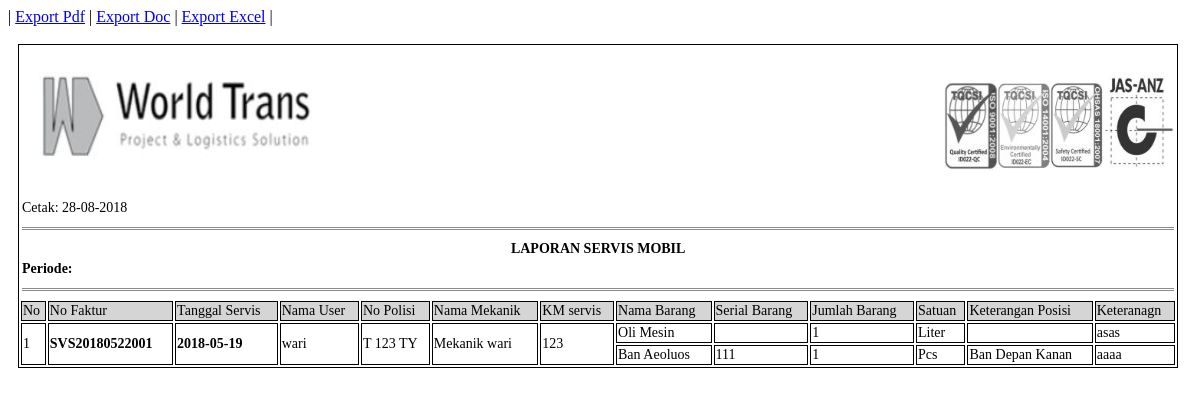
The page /pro_lap_servis.php?lap_svs_fak=SVS20180522001 on the database its author committed.
### tables this page shows
CREATE TABLE `tbl_servis` (
  `svs_id` varchar(20) NOT NULL,
  `usr_id` int(11) NOT NULL,
  `mbl_id` int(11) NOT NULL,
  `mk_id` int(11) NOT NULL,
  `svs_km` varchar(10) NOT NULL,
  `svs_tanggal` date NOT NULL
);

CREATE TABLE `tbl_user` (
  `usr_id` int(11) NOT NULL,
  `usr_status` varchar(5) NOT NULL,
  `usr_nama` varchar(20) NOT NULL,
  `usr_jk` varchar(10) NOT NULL,
  `usr_tempat_lahir` varchar(20) NOT NULL,
  `usr_tgl_lahir` date NOT NULL,
  `usr_alamat` varchar(50) NOT NULL,
  `usr_email` varchar(30) NOT NULL,
  `usr_tlp` varchar(13) NOT NULL,
  `usr_pass` varchar(6) NOT NULL
);

CREATE TABLE `tbl_mobil` (
  `mbl_id` int(11) NOT NULL,
  `spr_id` int(11) DEFAULT NULL,
  `mbl_nopol` varchar(15) NOT NULL,
  `mbl_km_showroom` int(11) NOT NULL,
  `mbl_km_awal` int(11) NOT NULL,
  `mbl_tanggal` date NOT NULL
);

CREATE TABLE `tbl_mekanik` (
  `mk_id` int(11) NOT NULL,
  `mk_nama` varchar(20) DEFAULT NULL,
  `mk_jk` varchar(10) DEFAULT NULL,
  `mk_tempat_lahir` varchar(20) DEFAULT NULL,
  `mk_tgl_lahir` date DEFAULT NULL,
  `mk_alamat` varchar(50) DEFAULT NULL,
  `mk_email` varchar(30) DEFAULT NULL,
  `mk_tlp` varchar(13) DEFAULT NULL
);

CREATE TABLE `tbl_barang` (
  `brg_id` int(11) NOT NULL,
  `ktg_id` int(11) NOT NULL,
  `brg_nama` varchar(25) NOT NULL,
  `brg_stok` int(11) NOT NULL
);

CREATE TABLE `tbl_satuan` (
  `stn_id` int(11) NOT NULL,
  `stn_nama` varchar(20) NOT NULL
);

CREATE TABLE `tbl_keterangan_posisi` (
  `ket_id` int(11) NOT NULL,
  `ket_nama` varchar(45) DEFAULT NULL
);

### pro_lap_servis.php (the view, shortened to what this page needs)
<!DOCTYPE html PUBLIC "-//W3C//DTD XHTML 1.0 Strict//EN" "http://www.w3.org/TR/xhtml1/DTD/xhtml1-strict.dtd">
<html xmlns="http://www.w3.org/1999/xhtml" xml:lang="en">
<head>
</head>
<body>
	<?php
		@$lap_svs_fak=$_GET['lap_svs_fak'];
		@$lap_tgl_awal_svs=$_GET['lap_tgl_awal_svs'];
		@$lap_tgl_akhir_svs=$_GET['lap_tgl_akhir_svs'];
		@$lap_svs_mbl_id=$_GET['lap_svs_mbl_id'];
		@$lap_svs_ktg=$_GET['lap_svs_ktg_id'];
		if($lap_svs_fak!=""){
			$query=mysql_query("SELECT tbl_servis.*,
								tbl_servis_detail.*,
								tbl_user.usr_id,tbl_user.usr_nama,
								tbl_barang.brg_id,tbl_barang.brg_nama,
								tbl_mekanik.mk_id, tbl_mekanik.mk_nama,
								tbl_keterangan_posisi.ket_id, tbl_keterangan_posisi.ket_nama,
								tbl_mobil.mbl_id, tbl_mobil.mbl_nopol,
								tbl_kategori.*,
								tbl_satuan.*,
								(SELECT COUNT(tbl_servis_detail.svs_id) FROM tbl_servis_detail WHERE tbl_servis_detail.svs_id=tbl_servis.svs_id) AS baris
								FROM tbl_servis_detail
								INNER JOIN  tbl_servis ON tbl_servis.svs_id=tbl_servis_detail.svs_id
								INNER JOIN tbl_user ON tbl_user.usr_id=tbl_servis.usr_id
								INNER JOIN tbl_barang ON tbl_barang.brg_id=tbl_servis_detail.brg_id
								INNER JOIN tbl_kategori ON tbl_kategori.ktg_id=tbl_barang.ktg_id
								INNER JOIN tbl_satuan ON tbl_satuan.stn_id=tbl_kategori.stn_id
								INNER JOIN tbl_mekanik ON tbl_mekanik.mk_id=tbl_servis.mk_id
								LEFT JOIN tbl_keterangan_posisi ON tbl_keterangan_posisi.ket_id=tbl_servis_detail.ket_id
								INNER JOIN tbl_mobil ON tbl_mobil.mbl_id=tbl_servis.mbl_id
								WHERE tbl_servis_detail.svs_id='$lap_svs_fak'
								ORDER BY tbl_servis.svs_tanggal ASC")or die(mysql_error());
		}else if($lap_svs_mbl_id!=""){
				$query=mysql_query("SELECT tbl_servis.*,
								tbl_servis_detail.*,
								tbl_user.usr_id,tbl_user.usr_nama,
								tbl_barang.brg_id,tbl_barang.brg_nama,
								tbl_mekanik.mk_id, tbl_mekanik.mk_nama,
								tbl_keterangan_posisi.ket_id, tbl_keterangan_posisi.ket_nama,
								tbl_mobil.mbl_id, tbl_mobil.mbl_nopol,
								tbl_kategori.*,
								tbl_satuan.*,
								(SELECT COUNT(tbl_servis_detail.svs_id) FROM tbl_servis_detail WHERE tbl_servis_detail.svs_id=tbl_servis.svs_id) AS baris
								FROM tbl_servis_detail
								INNER JOIN  tbl_servis ON tbl_servis.svs_id=tbl_servis_detail.svs_id
								INNER JOIN tbl_user ON tbl_user.usr_id=tbl_servis.usr_id
								INNER JOIN tbl_barang ON tbl_barang.brg_id=tbl_servis_detail.brg_id
								INNER JOIN tbl_kategori ON tbl_kategori.ktg_id=tbl_barang.ktg_id
								INNER JOIN tbl_satuan ON tbl_satuan.stn_id=tbl_kategori.stn_id
								INNER JOIN tbl_mekanik ON tbl_mekanik.mk_id=tbl_servis.mk_id
								LEFT JOIN tbl_keterangan_posisi ON tbl_keterangan_posisi.ket_id=tbl_servis_detail.ket_id
								INNER JOIN tbl_mobil ON tbl_mobil.mbl_id=tbl_servis.mbl_id
								WHERE tbl_servis.mbl_id='$lap_svs_mbl_id'
								ORDER BY tbl_servis.svs_tanggal ASC ")or die(mysql_error());
		}else if($lap_svs_ktg!=""){
			$query=mysql_query("SELECT tbl_servis.*,
								tbl_servis_detail.*,
								tbl_user.usr_id,tbl_user.usr_nama,
								tbl_barang.brg_id,tbl_barang.brg_nama,
								tbl_mekanik.mk_id, tbl_mekanik.mk_nama,
								tbl_keterangan_posisi.ket_id, tbl_keterangan_posisi.ket_nama,
								tbl_mobil.mbl_id, tbl_mobil.mbl_nopol,
								tbl_kategori.*,
								tbl_satuan.*,
								(SELECT COUNT(tbl_servis_detail.svs_id) FROM tbl_servis_detail WHERE tbl_servis_detail.svs_id=tbl_servis.svs_id AND tbl_servis_detail.svs_serial!='') AS baris
								FROM tbl_servis_detail
								INNER JOIN  tbl_servis ON tbl_servis.svs_id=tbl_servis_detail.svs_id
								INNER JOIN tbl_user ON tbl_user.usr_id=tbl_servis.usr_id
								INNER JOIN tbl_barang ON tbl_barang.brg_id=tbl_servis_detail.brg_id
								INNER JOIN tbl_kategori ON tbl_kategori.ktg_id=tbl_barang.ktg_id
								INNER JOIN tbl_satuan ON tbl_satuan.stn_id=tbl_kategori.stn_id
								INNER JOIN tbl_mekanik ON tbl_mekanik.mk_id=tbl_servis.mk_id
								LEFT JOIN tbl_keterangan_posisi ON tbl_keterangan_posisi.ket_id=tbl_servis_detail.ket_id
								INNER JOIN tbl_mobil ON tbl_mobil.mbl_id=tbl_servis.mbl_id
								WHERE tbl_kategori.ktg_id='$lap_svs_ktg'
								ORDER BY tbl_servis.svs_id ASC ")or die(mysql_error());
		}
	 ?>
	| <a href="pro_lap_servis_pdf.php?lap_svs_fak=<?php echo $lap_svs_fak; ?>&lap_tgl_awal_svs=<?php echo $lap_tgl_awal_svs; ?>&lap_tgl_akhir_svs=<?php echo $lap_tgl_akhir_svs; ?>&lap_svs_mbl_id=<?php echo $lap_svs_mbl_id; ?>&lap_svs_ktg_id=<?php echo $lap_svs_ktg; ?>">Export Pdf</a> |
	<a href="pro_lap_servis_doc.php?lap_svs_fak=<?php echo $lap_svs_fak; ?>&lap_tgl_awal_svs=<?php echo $lap_tgl_awal_svs; ?>&lap_tgl_akhir_svs=<?php echo $lap_tgl_akhir_svs; ?>&lap_svs_mbl_id=<?php echo $lap_svs_mbl_id; ?>&lap_svs_ktg_id=<?php echo $lap_svs_ktg; ?>">Export Doc</a> |
	<a href="pro_lap_servis_xls.php?lap_svs_fak=<?php echo $lap_svs_fak; ?>&lap_tgl_awal_svs=<?php echo $lap_tgl_awal_svs; ?>&lap_tgl_akhir_svs=<?php echo $lap_tgl_akhir_svs; ?>&lap_svs_mbl_id=<?php echo $lap_svs_mbl_id; ?>&lap_svs_ktg_id=<?php echo $lap_svs_ktg; ?>">Export Excel</a> |
	<br /><br />
	 <table width="98%" style="margin-left: 10px;font-size: 14px" class="colom">
		<tr>
			<td colspan="7"><p class="center"><img src="image/logo_wtp2.jpg" height="120px" width="320x" align="center" /></p></td>
			<td colspan="6"><p class="right"><img src="image/iso.jpg" height="100px" width="230px" align="center" /></p></td>
		</tr>
		<tr>
			<td colspan="13">Cetak: <?php echo date('d-m-Y'); ?></td>
		</tr>
		<tr>
			<td colspan="13"> <hr class="garis" /></td>
		</tr>
		<tr>
			<td colspan="13" style="text-align: center" ><b>LAPORAN SERVIS MOBIL</b></td>
		</tr>
		<tr>
			<td colspan="13"><b>Periode: <?php  if(!empty($lap_tgl_awal_svs) && !empty($lap_tgl_akhir_svs)){
				} ?></b></td>
		</tr>
		<tr>
			<td colspan="13"> <hr class="garis" /></td>
		</tr>
	 	<tr>
	 		<td class="center colom warna">No </td>
	 		<td class="center colom warna">No Faktur</td>
	 		<td class="center colom warna">Tanggal Servis</td>
	 		<td class="center colom warna">Nama User</td>
	 		<td class="center colom warna">No Polisi</td>
	 		<td class="center colom warna">Nama Mekanik</td>
	 		<td class="center colom warna">KM servis</td>
	 		<td class="center colom warna">Nama Barang</td>
	 		<td class="center colom warna">Serial Barang</td>
	 		<td class="center colom warna">Jumlah Barang</td>
	 		<td class="center colom warna">Satuan</td>
	 		<td class="center colom warna">Keterangan Posisi</td>
	 		<td class="center colom warna">Keteranagn</td>
	 	</tr>
	 	<?php
	 	$no=1;
	 	$jum=1;
	 	if (mysql_num_rows($query)>0) {
	 		while($array=mysql_fetch_array($query)){
	 			echo "<tr>";
		 				if($jum<=1){
		 					echo"<td class='center colom' rowspan='".$array['baris']."'>".$no." </td>";
		 					echo"<td class='center colom' rowspan='".$array['baris']."'><b>".$array['svs_id']."</b> </td>";
		 					echo"<td class='center colom' rowspan='".$array['baris']."'><b>".$array['svs_tanggal']."</b> </td>";
		 					echo"<td class='center colom' rowspan='".$array['baris']."'>".$array['usr_nama']." </td>";
		 					echo"<td class='center colom' rowspan='".$array['baris']."'>".$array['mbl_nopol']." </td>";
		 					echo"<td class='center colom' rowspan='".$array['baris']."'>Mekanik ".$array['mk_nama']." </td>";
		 					echo"<td class='center colom' rowspan='".$array['baris']."'>".$array['svs_km']." </td>";
		 					$jum=$array['baris'];
		 					$no++;
		 				}else{
		 					$jum=$jum-1;
		 				}
		?>
							<td class='center colom'><?php echo $array['brg_nama']; ?></td>
		 					<td class='center colom'><?php echo $array['svs_serial']; ?></td>
		 					<td class='center colom'><?php echo $array['svs_jumlah']; ?></td>
		 					<td class='center colom'><?php echo $array['stn_nama']; ?></td>
		 					<td class='center colom'><?php echo $array['ket_nama']; ?></td>
		 					<td class='center colom'><?php echo $array['svs_ket']; ?></td>
		<?php
	 			echo "</tr>";
	 		}
	}else{
	 		echo "<tr>";
	 		echo"<td class='center colom' colspan='12'> <b>Data Tidak Ditemukan</b></td>";
	 		echo "</tr>";
	 	}
		?>
	 </table>
</body>
</html>

### pro_lap_servis.php (style rules this page uses)
.colom { border: 1px solid black; }
.center { text-align: left; }
.right { text-align: right; }
.garis { border:0px; border-top: 3px double #8c8c8c; }
.warna { background-color:#D6D5D5; }

### rows shown on the page
tbl_servis: svs_id "SVS20180522001", svs_tanggal "2018-05-19", usr.usr_nama "wari", mbl.mbl_nopol "T 123 TY", mk.mk_nama "wari", svs_km "123", tbl_barang.brg_nama "Oli Mesin", svs_jumlah "1", tbl_satuan.stn_nama "Liter", svs_ket "asas", tbl_barang.brg_nama "Ban Aeoluos", svs_serial "111", tbl_satuan.stn_nama "Pcs", tbl_keterangan_posisi.ket_nama "Ban Depan Kanan", svs_ket "aaaa"
